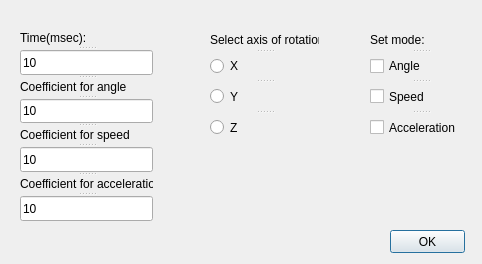
<?xml version="1.0" encoding="UTF-8"?>
<ui version="4.0">
 <class>SetTime</class>
 <widget class="QDialog" name="SetTime">
  <property name="geometry">
   <rect>
    <x>0</x>
    <y>0</y>
    <width>482</width>
    <height>264</height>
   </rect>
  </property>
  <property name="maximumSize">
   <size>
    <width>482</width>
    <height>264</height>
   </size>
  </property>
  <property name="windowTitle">
   <string>Dialog</string>
  </property>
  <widget class="QPushButton" name="pushButton">
   <property name="geometry">
    <rect>
     <x>390</x>
     <y>230</y>
     <width>75</width>
     <height>23</height>
    </rect>
   </property>
   <property name="maximumSize">
    <size>
     <width>150</width>
     <height>160</height>
    </size>
   </property>
   <property name="text">
    <string>OK</string>
   </property>
  </widget>
  <widget class="QSplitter" name="splitter">
   <property name="geometry">
    <rect>
     <x>20</x>
     <y>30</y>
     <width>133</width>
     <height>191</height>
    </rect>
   </property>
   <property name="orientation">
    <enum>Qt::Vertical</enum>
   </property>
   <widget class="QLabel" name="label">
    <property name="sizePolicy">
     <sizepolicy hsizetype="Fixed" vsizetype="Fixed">
      <horstretch>0</horstretch>
      <verstretch>0</verstretch>
     </sizepolicy>
    </property>
    <property name="text">
     <string>Time(msec):</string>
    </property>
   </widget>
   <widget class="QLineEdit" name="lineEdit">
    <property name="sizePolicy">
     <sizepolicy hsizetype="Fixed" vsizetype="Fixed">
      <horstretch>0</horstretch>
      <verstretch>0</verstretch>
     </sizepolicy>
    </property>
    <property name="text">
     <string>10</string>
    </property>
   </widget>
   <widget class="QLabel" name="label_2">
    <property name="sizePolicy">
     <sizepolicy hsizetype="Fixed" vsizetype="Fixed">
      <horstretch>0</horstretch>
      <verstretch>0</verstretch>
     </sizepolicy>
    </property>
    <property name="text">
     <string>Coefficient for angle</string>
    </property>
   </widget>
   <widget class="QLineEdit" name="lineEdit_2">
    <property name="sizePolicy">
     <sizepolicy hsizetype="Fixed" vsizetype="Fixed">
      <horstretch>0</horstretch>
      <verstretch>0</verstretch>
     </sizepolicy>
    </property>
    <property name="text">
     <string>10</string>
    </property>
   </widget>
   <widget class="QLabel" name="label_3">
    <property name="sizePolicy">
     <sizepolicy hsizetype="Fixed" vsizetype="Fixed">
      <horstretch>0</horstretch>
      <verstretch>0</verstretch>
     </sizepolicy>
    </property>
    <property name="text">
     <string>Coefficient for speed</string>
    </property>
   </widget>
   <widget class="QLineEdit" name="lineEdit_3">
    <property name="sizePolicy">
     <sizepolicy hsizetype="Fixed" vsizetype="Fixed">
      <horstretch>0</horstretch>
      <verstretch>0</verstretch>
     </sizepolicy>
    </property>
    <property name="text">
     <string>10</string>
    </property>
   </widget>
   <widget class="QLabel" name="label_4">
    <property name="sizePolicy">
     <sizepolicy hsizetype="Fixed" vsizetype="Fixed">
      <horstretch>0</horstretch>
      <verstretch>0</verstretch>
     </sizepolicy>
    </property>
    <property name="text">
     <string>Coefficient for acceleration</string>
    </property>
   </widget>
   <widget class="QLineEdit" name="lineEdit_4">
    <property name="sizePolicy">
     <sizepolicy hsizetype="Fixed" vsizetype="Fixed">
      <horstretch>0</horstretch>
      <verstretch>0</verstretch>
     </sizepolicy>
    </property>
    <property name="text">
     <string>10</string>
    </property>
   </widget>
  </widget>
  <widget class="QSplitter" name="splitter_2">
   <property name="geometry">
    <rect>
     <x>210</x>
     <y>30</y>
     <width>109</width>
     <height>111</height>
    </rect>
   </property>
   <property name="orientation">
    <enum>Qt::Vertical</enum>
   </property>
   <widget class="QLabel" name="label_5">
    <property name="sizePolicy">
     <sizepolicy hsizetype="Fixed" vsizetype="Fixed">
      <horstretch>0</horstretch>
      <verstretch>0</verstretch>
     </sizepolicy>
    </property>
    <property name="text">
     <string>Select axis of rotation:</string>
    </property>
   </widget>
   <widget class="QRadioButton" name="radioButton">
    <property name="sizePolicy">
     <sizepolicy hsizetype="Fixed" vsizetype="Fixed">
      <horstretch>0</horstretch>
      <verstretch>0</verstretch>
     </sizepolicy>
    </property>
    <property name="text">
     <string>X</string>
    </property>
   </widget>
   <widget class="QRadioButton" name="radioButton_2">
    <property name="sizePolicy">
     <sizepolicy hsizetype="Fixed" vsizetype="Fixed">
      <horstretch>0</horstretch>
      <verstretch>0</verstretch>
     </sizepolicy>
    </property>
    <property name="text">
     <string>Y</string>
    </property>
   </widget>
   <widget class="QRadioButton" name="radioButton_3">
    <property name="sizePolicy">
     <sizepolicy hsizetype="Fixed" vsizetype="Fixed">
      <horstretch>0</horstretch>
      <verstretch>0</verstretch>
     </sizepolicy>
    </property>
    <property name="text">
     <string>Z</string>
    </property>
   </widget>
  </widget>
  <widget class="QSplitter" name="splitter_3">
   <property name="geometry">
    <rect>
     <x>370</x>
     <y>30</y>
     <width>101</width>
     <height>111</height>
    </rect>
   </property>
   <property name="orientation">
    <enum>Qt::Vertical</enum>
   </property>
   <widget class="QLabel" name="label_6">
    <property name="text">
     <string>Set mode:</string>
    </property>
   </widget>
   <widget class="QCheckBox" name="checkBox_4">
    <property name="text">
     <string>Angle</string>
    </property>
   </widget>
   <widget class="QCheckBox" name="checkBox_5">
    <property name="text">
     <string>Speed</string>
    </property>
   </widget>
   <widget class="QCheckBox" name="checkBox_6">
    <property name="text">
     <string>Acceleration</string>
    </property>
   </widget>
  </widget>
 </widget>
 <resources/>
 <connections/>
</ui>
